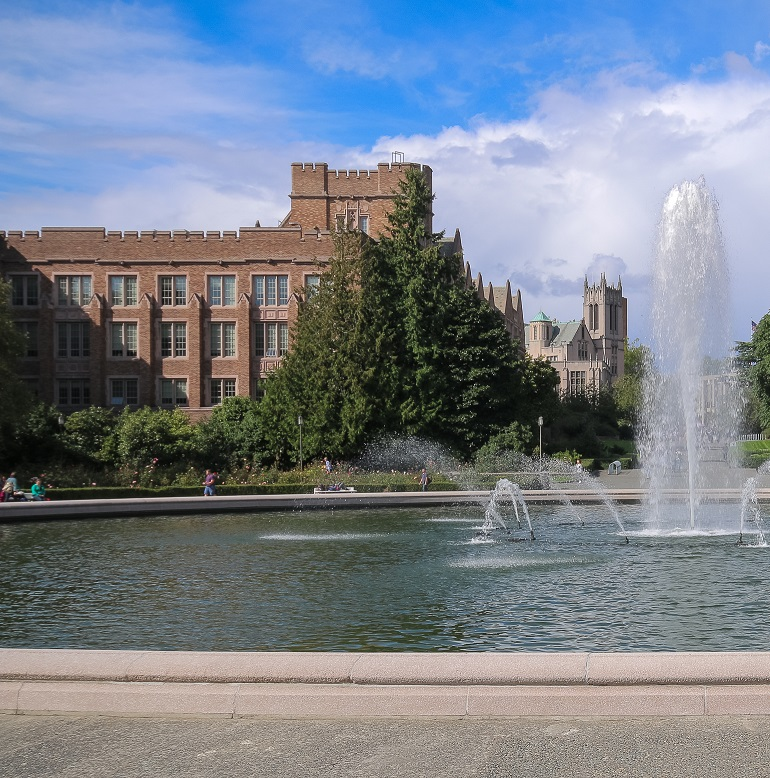
#> input picture fontanna1.jpg, 770 x 778 px
$ python Punkty_charakatrystyczne.py   (older library calls are emulated)
#> lines starting #> are read from the running program, lines starting #| are printed output that depends on the picture; after the words box and inside, x2 and y2 are one past the last pixel; in counts of white or black regions, pixels touching at a corner belong together
import cv2
import numpy as np
import matplotlib.pyplot as plt


def calculate_harris(img_gray, ksize):

    # pochodne kierunkowe operator Sobela
    Ix = cv2.Sobel(img_gray, cv2.CV_64F, 1, 0, ksize=ksize)
    Iy = cv2.Sobel(img_gray, cv2.CV_64F, 0, 1, ksize=ksize)

    Ixx = Ix ** 2
    Iyy = Iy ** 2
    Ixy = Ix * Iy

    # Rozmycie iloczynów filtrem Gaussa
    Sxx = cv2.GaussianBlur(Ixx, (ksize, ksize), 0)
    Syy = cv2.GaussianBlur(Iyy, (ksize, ksize), 0)
    Sxy = cv2.GaussianBlur(Ixy, (ksize, ksize), 0)

    # Wyliczenie wyznacznika i śladu macierzy M
    det_M = (Sxx * Syy) - (Sxy ** 2)
    trace_M = Sxx + Syy

    # Obliczenie wartości H (WZÓR H(x,y) )

    k = 0.003 # Stała (im większa tym więcej punktów na obrazku)
    H = det_M - k * (trace_M ** 2)

    H_norm = cv2.normalize(H, None, alpha=0, beta=1, norm_type=cv2.NORM_MINMAX, dtype=cv2.CV_32F)

    return H_norm


# Wczytanie obrazu
img = cv2.imread('fontanna1.jpg')
#> img is the input picture: shape (778, 770, 3); mean B, G, R 141.2, 129.7, 121

img_disp = cv2.cvtColor(img, cv2.COLOR_BGR2RGB)
gray = cv2.cvtColor(img, cv2.COLOR_BGR2GRAY)
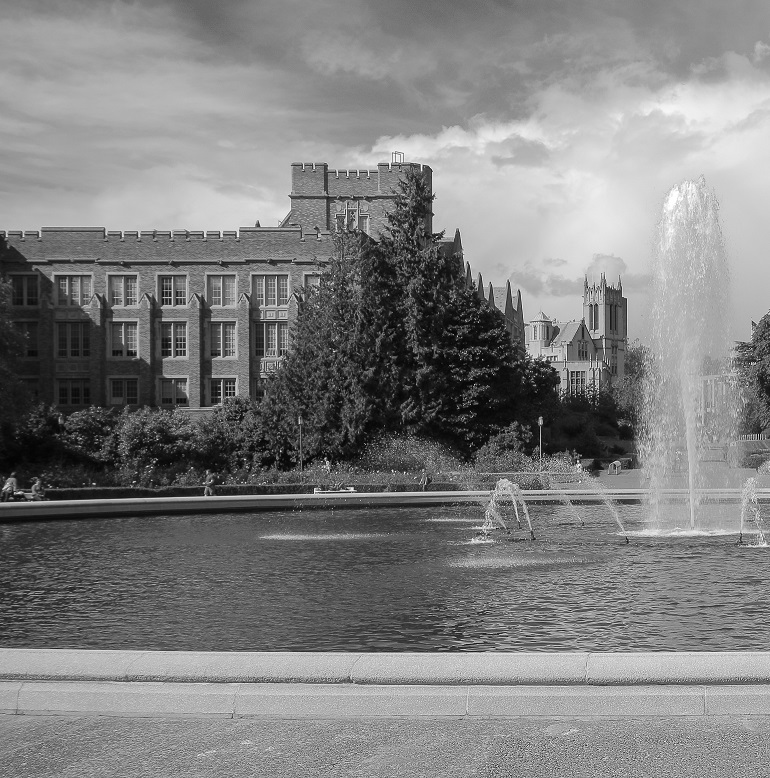
#> gray: shape (778, 770); min 0, max 255, mean 128.4

# rozmiar maski = 3
H_map = calculate_harris(gray, ksize=3)
#> in calculate_harris, `Iy = cv2.Sobel(img_gray, cv2.CV_64F, 0, 1, ksize=ksize)`:
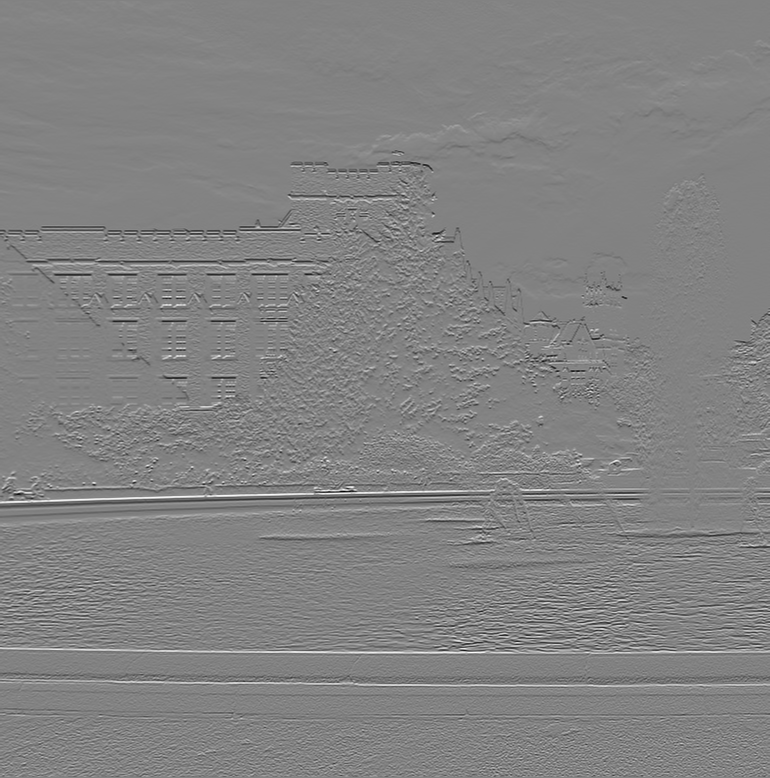
#> Iy: shape (778, 770) float64; min -819, max 780, mean 0.2; drawn with min black and max white
#> in calculate_harris, `Ixy = Ix * Iy`:
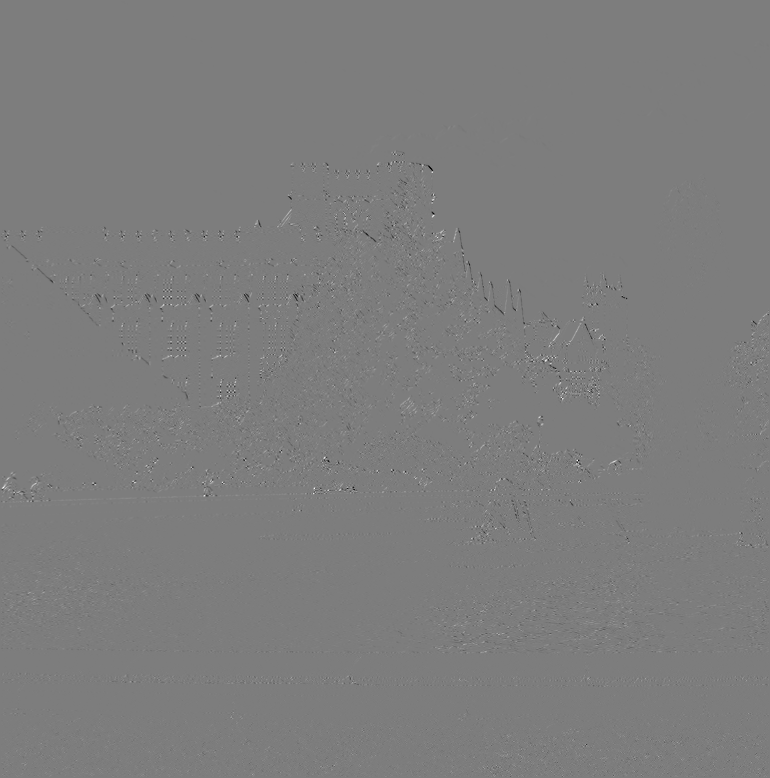
#> Ixy: shape (778, 770) float64; min -246525, max 255252, mean 84.9; drawn with min black and max white
#> in calculate_harris, `trace_M = Sxx + Syy`:
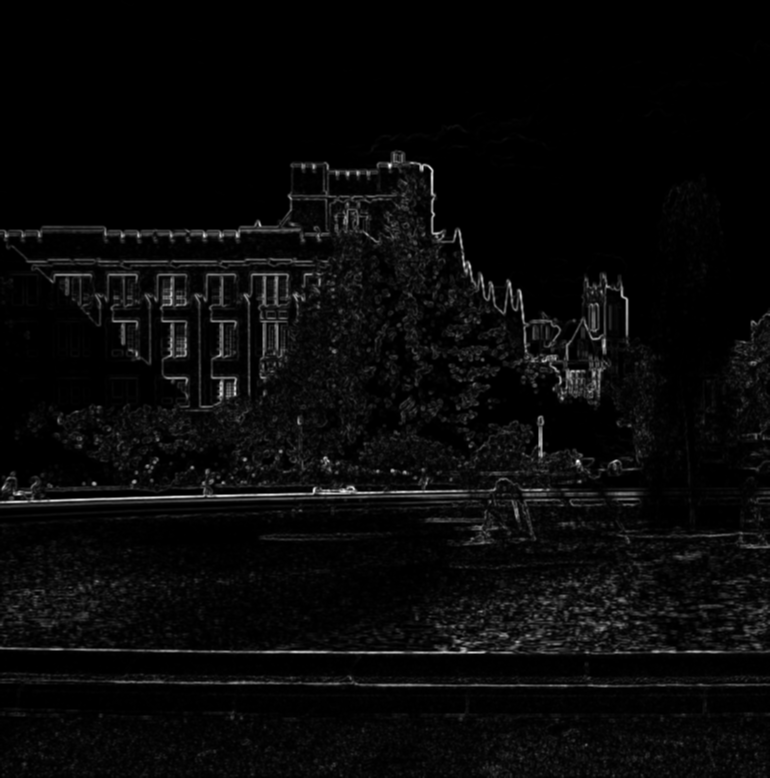
#> trace_M: shape (778, 770) float64; min 0, max 377819.6, mean 13995.9; drawn with min black and max white

window_size = 8  # Większe okno oddala punkty od siebie
local_max = cv2.dilate(H_map, np.ones((window_size, window_size)))
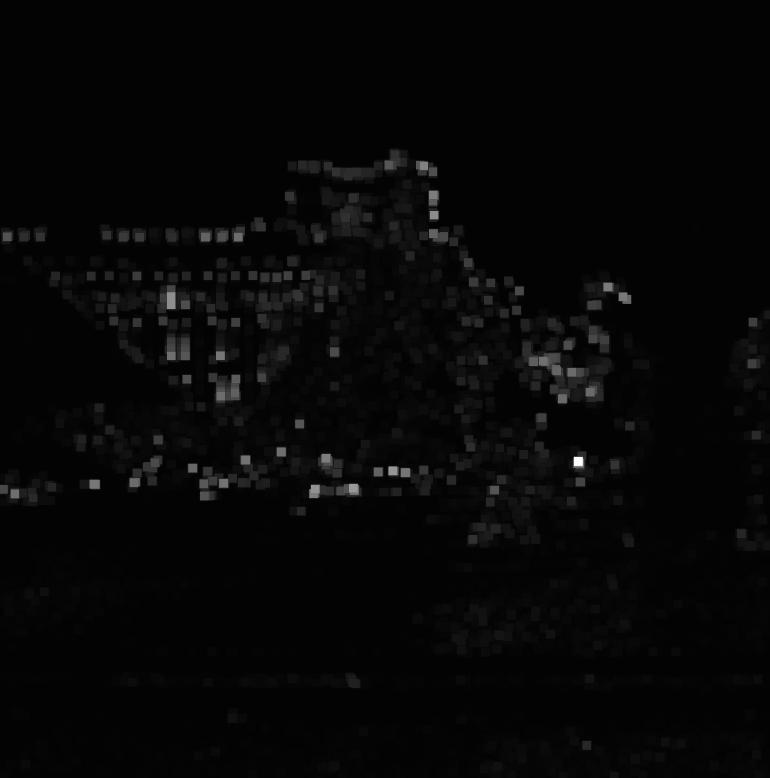
#> local_max: shape (778, 770) float32; min 0.0123, max 1, mean 0.0275
threshold = 0.02  # Wyższy próg filtruje słabsze narożniki
corner_mask = (H_map == local_max) & (H_map > threshold)
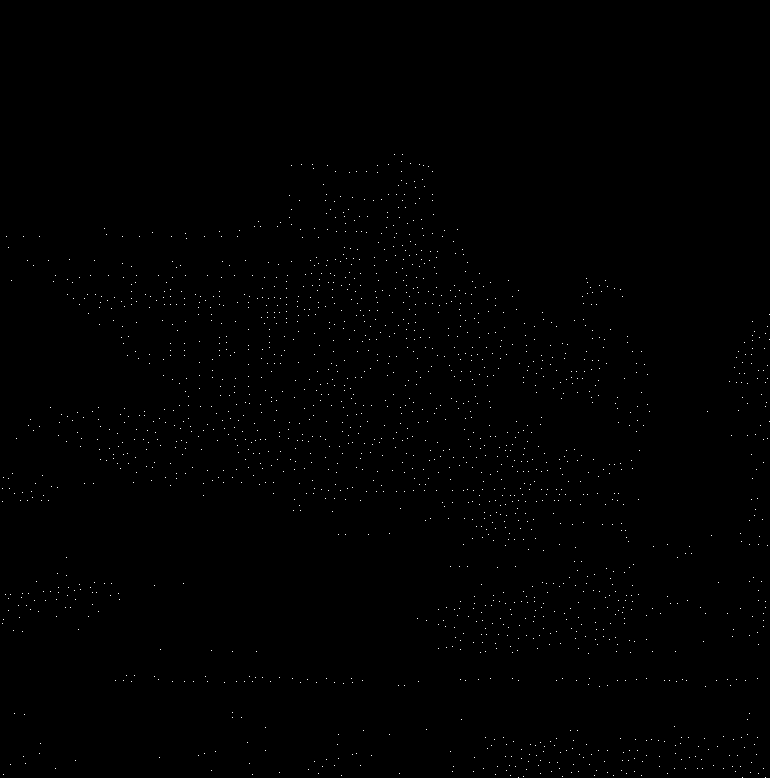
#> corner_mask: shape (778, 770) bool; 0.29% white in thin lines or dots, all inside (x1, y1, x2, y2) = (2, 154, 770, 778)

y_coords, x_coords = np.where(corner_mask)
#> y_coords = 1750 values from 154 to 777; x_coords = 1750 values, max 769 at index 384, min 2 at index 1110, mean 404.7

# Rysowanie punktów
for y, x in zip(y_coords, x_coords):
    cv2.circle(img_disp, (int(x), int(y)), radius=3, color=(255, 0, 0), thickness=-1)  # Czerwone kropki
#> this loop made 1750 passes
#> (y, x) on passes 1 to 3: (154, 394), (154, 402), (161, 401)
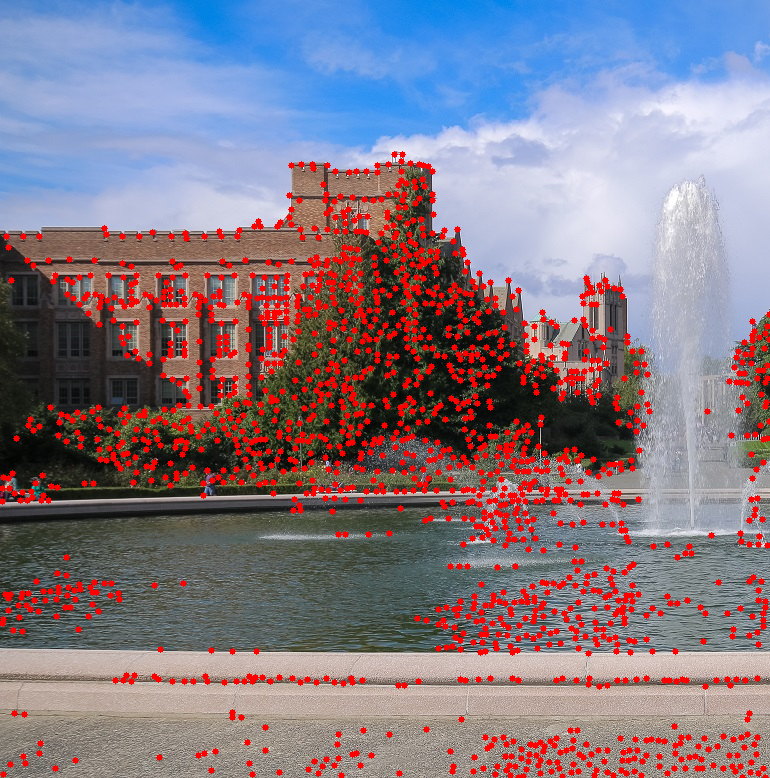
#> img_disp: shape (778, 770, 3); mean R, G, B 133.7, 121.2, 133.5

plt.figure(figsize=(10, 8))
plt.imshow(img_disp)
plt.title('Wykryte narożniki metodą Harrisa')
plt.axis('off')
plt.show()
